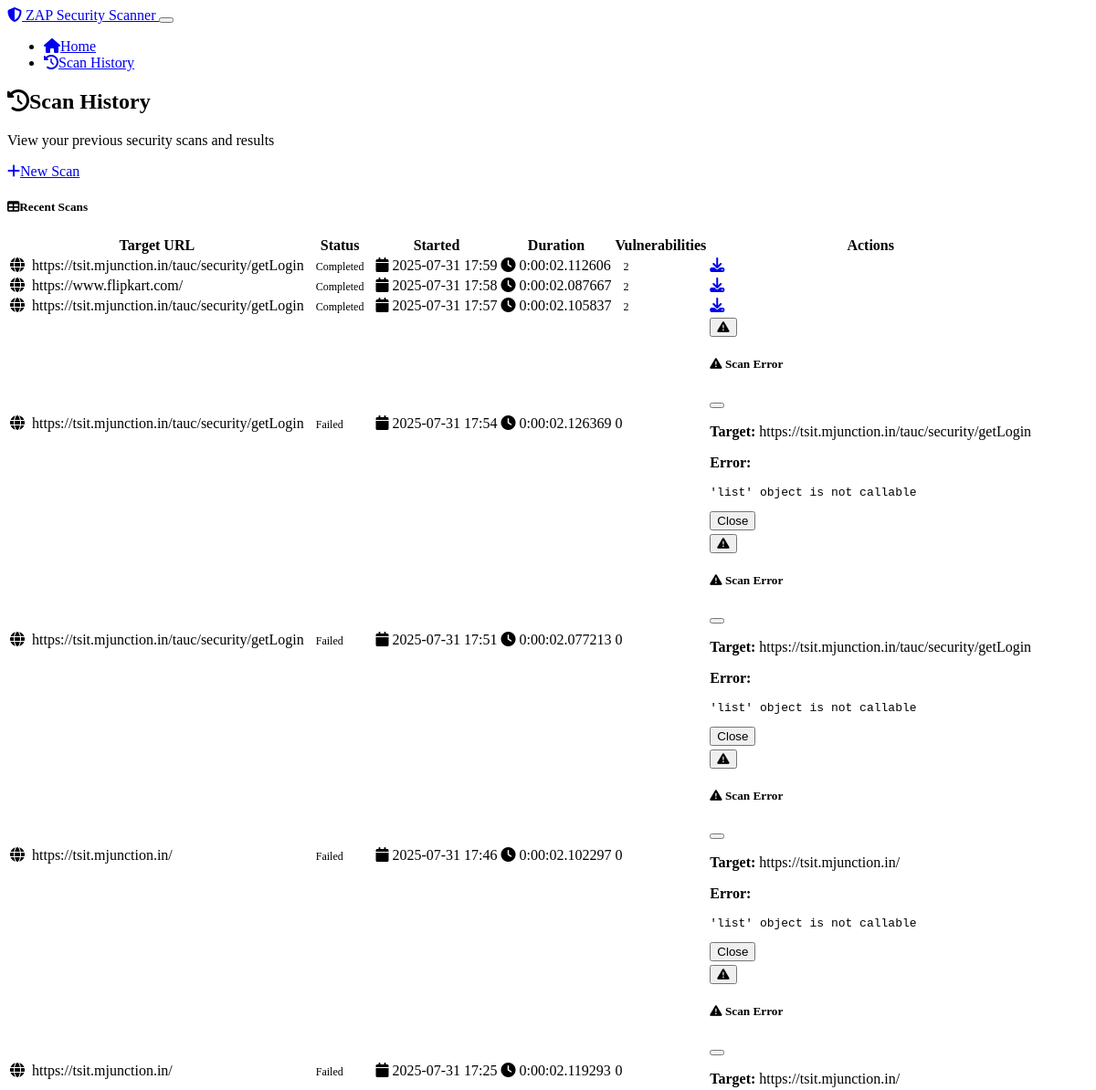
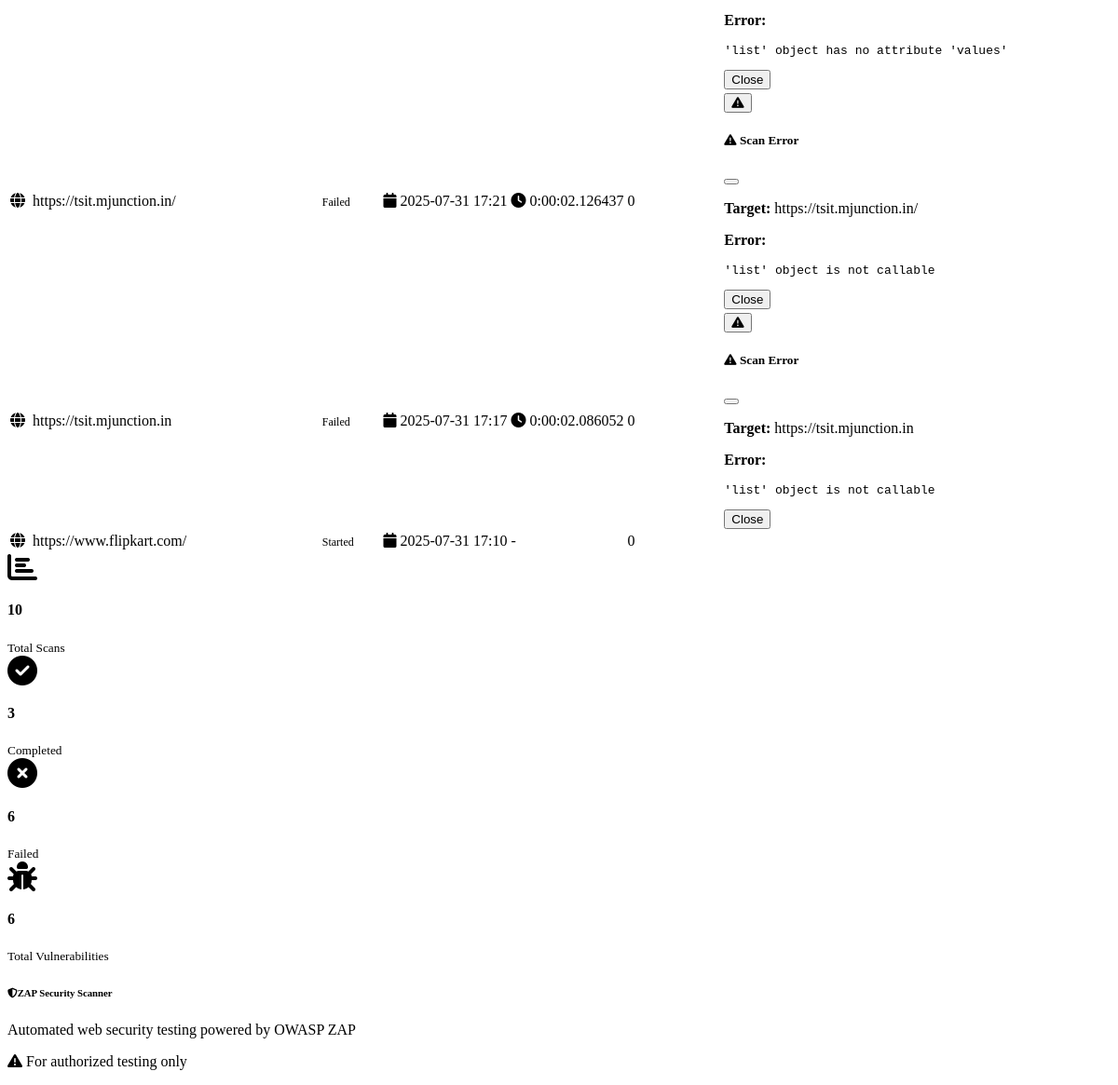
/scan_history, run on an earlier commit of the app's database (2 pictures, top to bottom).
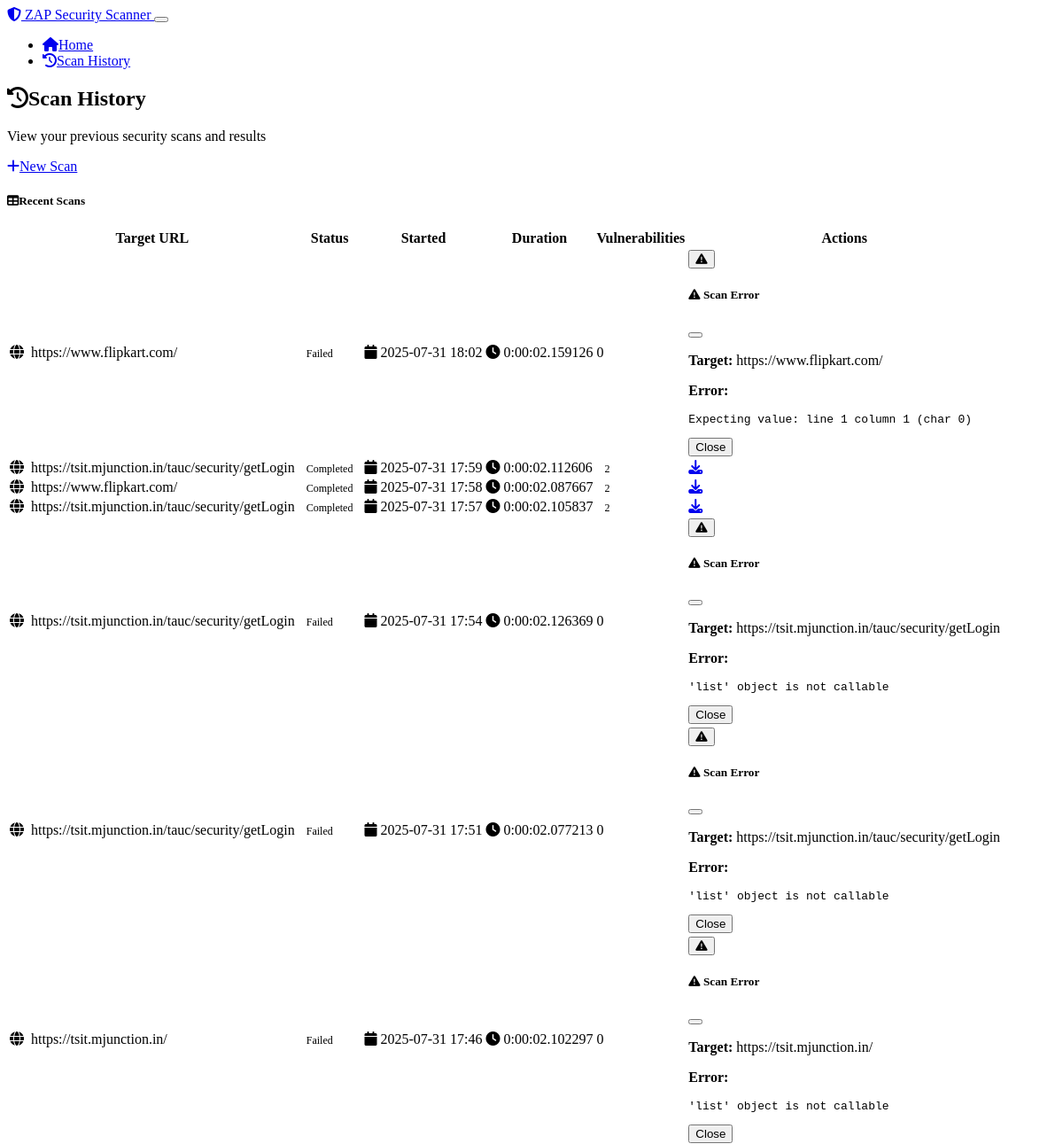
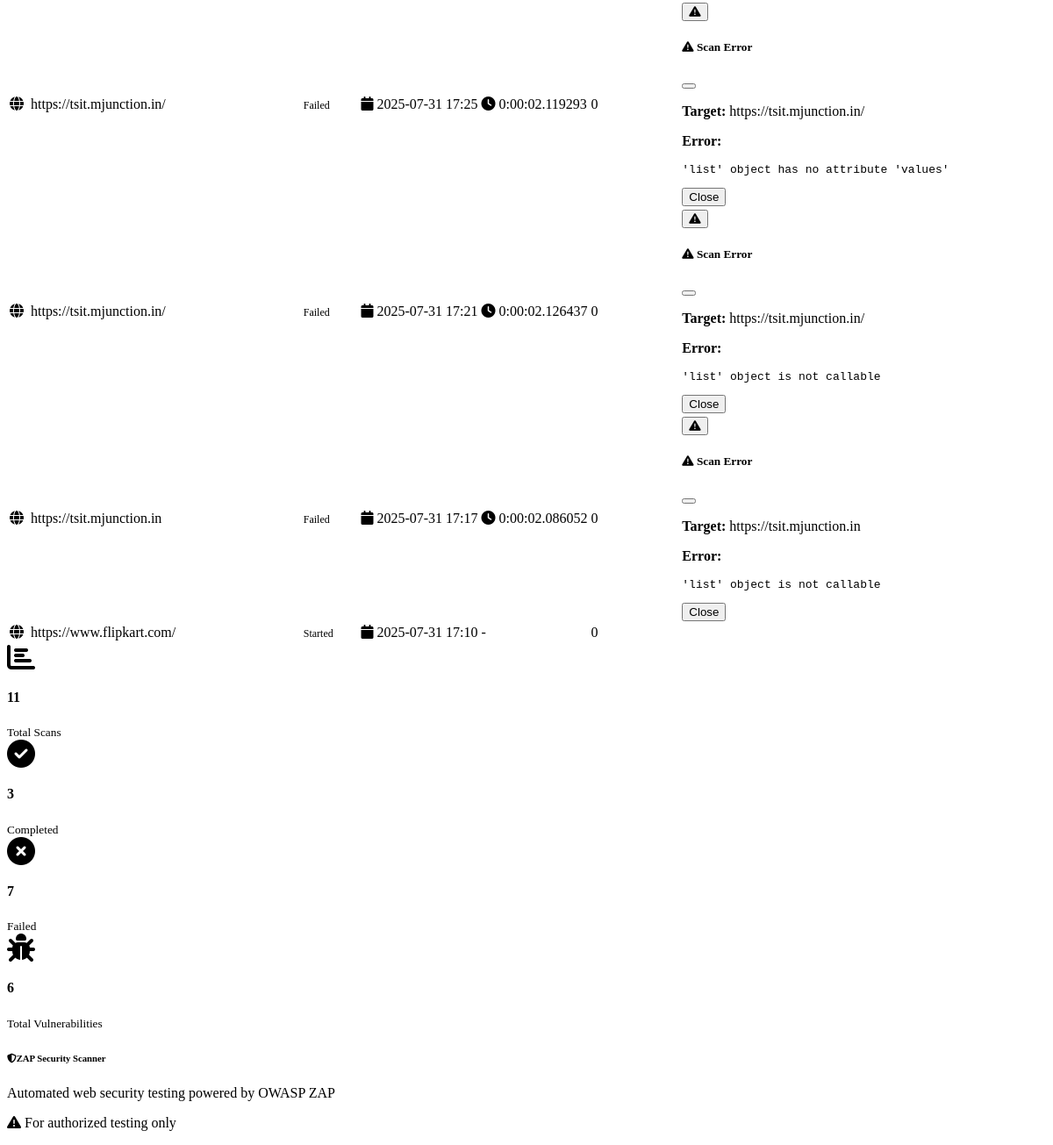
And on a later commit of the database (2 pictures, top to bottom).
### models.py (models this page shows, shortened)
class ScanRecord(db.Model):
    id = db.Column(db.Integer, primary_key=True)
    target_url = db.Column(db.String(500), nullable=False)
    status = db.Column(db.String(50), nullable=False, default='pending')  # pending, started, completed, failed, stopped
    started_at = db.Column(db.DateTime, nullable=False, default=datetime.utcnow)
    completed_at = db.Column(db.DateTime)
    vulnerability_count = db.Column(db.Integer, default=0)
    results_json = db.Column(Text)  # Store scan results as JSON
    error_message = db.Column(Text)
    @property
    def duration(self):
        if self.completed_at and self.started_at:
            return self.completed_at - self.started_at
        return None
    @property
    def status_badge_class(self):
        status_classes = {
            'pending': 'bg-secondary',
            'started': 'bg-primary',
            'completed': 'bg-success',
            'failed': 'bg-danger',
            'stopped': 'bg-warning'
        }
        return status_classes.get(self.status, 'bg-secondary')

### app.py (the view)
@app.route('/scan_history')
def scan_history():
    scans = models.ScanRecord.query.order_by(models.ScanRecord.started_at.desc()).limit(20).all()
    return render_template('scan_history.html', scans=scans)

### templates/scan_history.html (shortened to what this page needs)
{% extends "base.html" %}
{% block content %}
<div class="row">
    <div class="col-12">
        <div class="d-flex justify-content-between align-items-center mb-4">
            <div>
                <h2><i class="fas fa-history me-2"></i>Scan History</h2>
                <p class="text-muted mb-0">View your previous security scans and results</p>
            </div>
            <div>
                <a href="{{ url_for('index') }}" class="btn btn-primary">
                    <i class="fas fa-plus me-2"></i>New Scan
                </a>
            </div>
        </div>
        {% if scans %}
        <div class="card shadow">
            <div class="card-header bg-dark text-white">
                <h5 class="card-title mb-0">
                    <i class="fas fa-table me-2"></i>Recent Scans
                </h5>
            </div>
            <div class="card-body p-0">
                <div class="table-responsive">
                    <table class="table table-hover mb-0">
                        <thead class="table-dark">
                            <tr>
                                <th>Target URL</th>
                                <th>Status</th>
                                <th>Started</th>
                                <th>Duration</th>
                                <th>Vulnerabilities</th>
                                <th>Actions</th>
                            </tr>
                        </thead>
                        <tbody>
                            {% for scan in scans %}
                            <tr>
                                <td>
                                    <i class="fas fa-globe me-2 text-primary"></i>
                                    <span class="fw-bold">{{ scan.target_url|truncate(50) }}</span>
                                </td>
                                <td>
                                    <span class="badge {{ scan.status_badge_class }}">
                                        {{ scan.status|title }}
                                    </span>
                                </td>
                                <td>
                                    <i class="fas fa-calendar me-1 text-muted"></i>
                                    {{ scan.started_at.strftime('%Y-%m-%d %H:%M') }}
                                </td>
                                <td>
                                    {% if scan.duration %}
                                        <i class="fas fa-clock me-1 text-muted"></i>
                                        {{ scan.duration }}
                                    {% else %}
                                        <span class="text-muted">-</span>
                                    {% endif %}
                                </td>
                                <td>
                                    {% if scan.vulnerability_count %}
                                        <span class="badge bg-{{ 'danger' if scan.vulnerability_count > 5 else 'warning' if scan.vulnerability_count > 0 else 'success' }}">
                                            {{ scan.vulnerability_count }}
                                        </span>
                                    {% else %}
                                        <span class="text-muted">0</span>
                                    {% endif %}
                                </td>
                                <td>
                                    {% if scan.status == 'completed' and scan.results_json %}
                                        <a href="{{ url_for('download_report', scan_id=scan.id) }}"
                                           class="btn btn-sm btn-success me-2"
                                           title="Download PDF Report">
                                            <i class="fas fa-download"></i>
                                        </a>
                                    {% endif %}
                                    {% if scan.error_message %}
                                        <button class="btn btn-sm btn-outline-danger"
                                                data-bs-toggle="modal"
                                                data-bs-target="#errorModal{{ scan.id }}"
                                                title="View Error">
                                            <i class="fas fa-exclamation-triangle"></i>
                                        </button>
                                        <div class="modal fade" id="errorModal{{ scan.id }}" tabindex="-1">
                                            <div class="modal-dialog">
                                                <div class="modal-content">
                                                    <div class="modal-header bg-danger text-white">
                                                        <h5 class="modal-title">
                                                            <i class="fas fa-exclamation-triangle me-2"></i>
                                                            Scan Error
                                                        </h5>
                                                        <button type="button" class="btn-close" data-bs-dismiss="modal"></button>
                                                    </div>
                                                    <div class="modal-body">
                                                        <p><strong>Target:</strong> {{ scan.target_url }}</p>
                                                        <p><strong>Error:</strong></p>
                                                        <pre class="bg-light p-3 rounded">{{ scan.error_message }}</pre>
                                                    </div>
                                                    <div class="modal-footer">
                                                        <button type="button" class="btn btn-secondary" data-bs-dismiss="modal">Close</button>
                                                    </div>
                                                </div>
                                            </div>
                                        </div>
                                    {% endif %}
                                </td>
                            </tr>
                            {% endfor %}
                        </tbody>
                    </table>
                </div>
            </div>
        </div>
        {% endif %}
        {% if scans %}
        <div class="row mt-4">
            <div class="col-md-3">
                <div class="card bg-primary text-white">
                    <div class="card-body text-center">
                        <i class="fas fa-chart-bar fa-2x mb-2"></i>
                        <h4>{{ scans|length }}</h4>
                        <small>Total Scans</small>
                    </div>
                </div>
            </div>
            <div class="col-md-3">
                <div class="card bg-success text-white">
                    <div class="card-body text-center">
                        <i class="fas fa-check-circle fa-2x mb-2"></i>
                        <h4>{{ scans|selectattr('status', 'equalto', 'completed')|list|length }}</h4>
                        <small>Completed</small>
                    </div>
                </div>
            </div>
            <div class="col-md-3">
                <div class="card bg-danger text-white">
                    <div class="card-body text-center">
                        <i class="fas fa-times-circle fa-2x mb-2"></i>
                        <h4>{{ scans|selectattr('status', 'equalto', 'failed')|list|length }}</h4>
                        <small>Failed</small>
                    </div>
                </div>
            </div>
            <div class="col-md-3">
                <div class="card bg-warning text-dark">
                    <div class="card-body text-center">
                        <i class="fas fa-bug fa-2x mb-2"></i>
                        <h4>{{ scans|sum(attribute='vulnerability_count') or 0 }}</h4>
                        <small>Total Vulnerabilities</small>
                    </div>
                </div>
            </div>
        </div>
        {% endif %}
    </div>
</div>
{% endblock %}

### templates/base.html (shortened to what this page needs)
<!DOCTYPE html>
<html lang="en" data-bs-theme="dark">
<head>
    <link href="https://cdn.replit.com/agent/bootstrap-agent-dark-theme.min.css" rel="stylesheet">
    <link rel="stylesheet" href="https://cdnjs.cloudflare.com/ajax/libs/font-awesome/6.4.0/css/all.min.css">
    <link rel="stylesheet" href="{{ url_for('static', filename='css/custom.css') }}">
</head>
<body>
    <nav class="navbar navbar-expand-lg navbar-dark bg-dark">
        <div class="container">
            <a class="navbar-brand" href="{{ url_for('index') }}">
                <i class="fas fa-shield-alt me-2"></i>
                ZAP Security Scanner
            </a>
            <button class="navbar-toggler" type="button" data-bs-toggle="collapse" data-bs-target="#navbarNav">
            </button>
            <div class="collapse navbar-collapse" id="navbarNav">
                <ul class="navbar-nav ms-auto">
                    <li class="nav-item">
                        <a class="nav-link" href="{{ url_for('index') }}">
                            <i class="fas fa-home me-1"></i>Home
                        </a>
                    </li>
                    <li class="nav-item">
                        <a class="nav-link" href="{{ url_for('scan_history') }}">
                            <i class="fas fa-history me-1"></i>Scan History
                        </a>
                    </li>
                </ul>
            </div>
        </div>
    </nav>
    <main class="container my-4">
        {% block content %}{% endblock %}
    </main>
    <footer class="bg-dark text-light py-4 mt-5">
        <div class="container">
            <div class="row">
                <div class="col-md-6">
                    <h6><i class="fas fa-shield-alt me-2"></i>ZAP Security Scanner</h6>
                    <p class="small mb-0">Automated web security testing powered by OWASP ZAP</p>
                </div>
                <div class="col-md-6 text-md-end">
                    <p class="small mb-0">
                        <i class="fas fa-exclamation-triangle me-1"></i>
                        For authorized testing only
                    </p>
                </div>
            </div>
        </div>
    </footer>
</body>
</html>

### static/css/custom.css (style rules this page uses)
.card { transition: transform 0.2s ease-in-out, box-shadow 0.2s ease-in-out; }
.badge { font-size: 0.75em; padding: 0.5em 0.75em; }
[data-bs-theme="dark"] .card { background-color: var(--bs-dark); border-color: var(--bs-secondary); }
[data-bs-theme="dark"] .text-muted { color: var(--bs-secondary) !important; }
footer { margin-top: auto; }
html { scroll-behavior: smooth; }
.fas + span, .far + span { margin-left: 0.25rem; }

What changed in the data, as far as the page shows it:
added ScanRecord: target_url "https://www.flipkart.com/", status "Failed", started_at "2025-07-31 18:02", duration "0:00:02.159126", vulnerability_count "0", error_message "Expecting value: line 1 column 1 (char 0)"
Also different on the page:
{{ scans|length }}: "10" → "11"
{{ scans|selectattr('status', 'equalto', 'failed')|list|length }}: "6" → "7"
